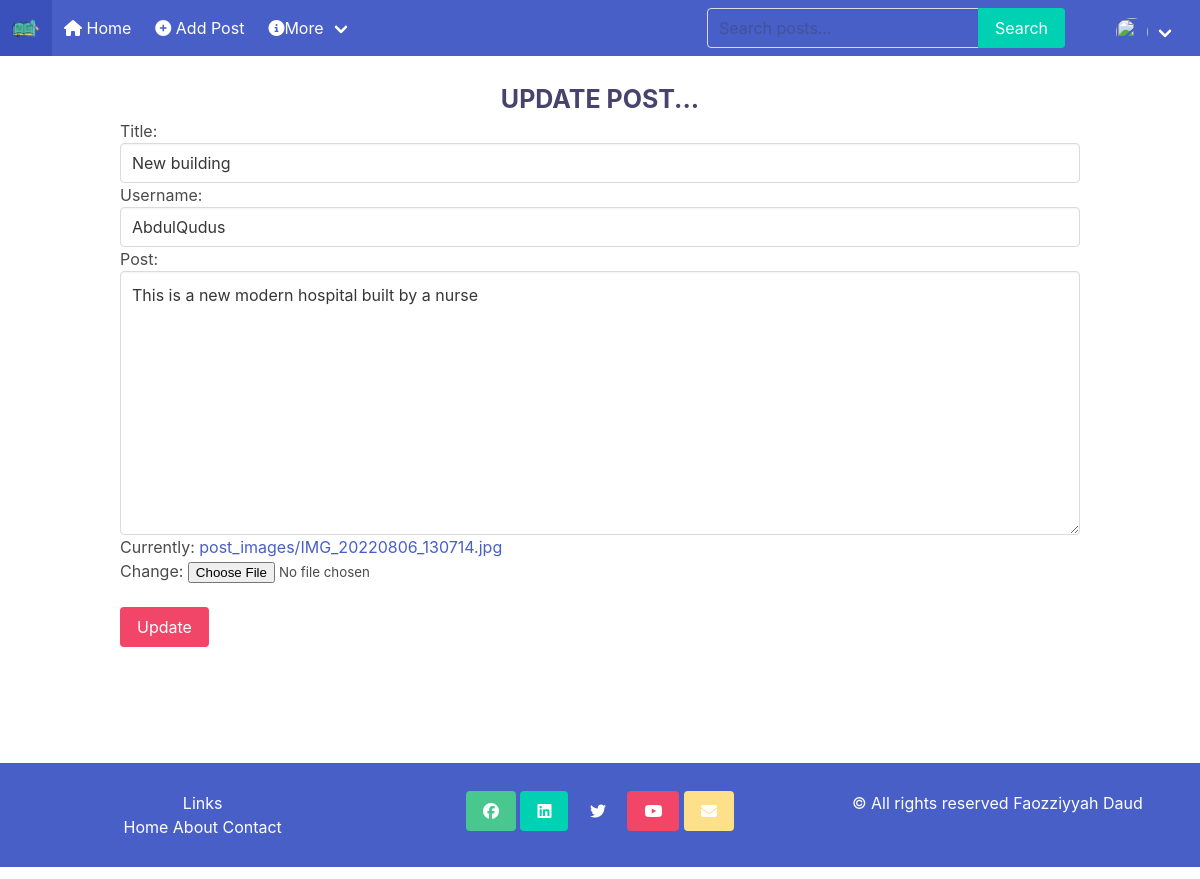
The page /update_post/9 (signed in) on the database its author committed.
### blog/models.py (models this page shows, shortened)
class Post(models.Model):
    title = models.CharField(max_length=100)
    user = models.CharField(max_length=100, default=False)
    image = models.ImageField(upload_to='post_images', default='1280x960.png')
    content = models.TextField()
    category = models.ManyToManyField(Category)
    created_at = models.DateTimeField(default=datetime.now)
    no_of_likes = models.IntegerField(default=0)
    approved = models.BooleanField('Approved', default=False)

### blog/views.py (the view)
# urls.py: path('update_post/<post_id>', views.update_post, name='update-post'),
@login_required(login_url='login_user')
def update_post(request, post_id):
    post = Post.objects.get(pk=post_id)
    form = PostForm(request.POST or None, request.FILES or None, instance=post)
    if form.is_valid():
        form.save()
        return redirect('index')
    return render(request, 'updatepost.html', {'post': post, 'form': form})

### blog/forms.py
class PostForm(ModelForm):
    class Meta:
        model = Post
        fields = ( 'title', 'user', 'content', 'image')
        labels = {
            'title': 'Title',
            'user': 'Username',
            'content': 'Post',
            'image': '',
        }
        widgets = {
            'title': forms.TextInput(attrs={'class': 'input ', 'placeholder': 'Title'}),
            'user': forms.TextInput(attrs={'class': 'input ', 'placeholder': 'Username'}),
            'attendees': forms.SelectMultiple(attrs={'class': 'form-select', 'placeholder': 'Attendees'}),
            'content': forms.Textarea(attrs={'class': 'textarea', 'placeholder': 'Content'}),
        }

### templates/updatepost.html (shortened to what this page needs)
{% extends 'base.html' %}
{% block content %}
    <div id="loginform">
        <h1 style="text-transform: uppercase; font-size: 25px; text-align: center; font-weight: bold; color: #46436d; margin-top: 1em;">Update Post...</h1>
        <form action="" method="POST" enctype="multipart/form-data" style="width: 80%; margin: auto;">
            {{ form.as_p }} <br />
            <input type="submit" value="Update" class="button is-danger" />
        </form>
    </div>
{% endblock %}

### templates/base.html (style rules this page uses)
#loginform { margin-bottom: 8em; }

### rows shown on the page
Post: title "New building", user "AbdulQudus", content "This is a new modern hospital built by a nurse"
